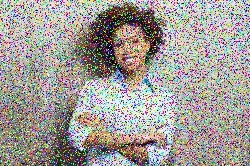
#> input picture OpenCV Projects/Mean, Median, and Gaussian Filters/Mod4CT1.jpg, 250 x 166 px
$ python 'Mean, Median, and Gaussian Filters.py'
#> lines starting #> are read from the running program, lines starting #| are printed output that depends on the picture
import cv2 as cv
import matplotlib.pyplot as plot


# This class load the image that is going to be process
class imgProcess:
    pic = "Mod4CT1.jpg"
    loading = cv.imread(pic)
    img_ready = cv.cvtColor(loading, cv.COLOR_RGB2BGR)
    cv.imshow("Original_img", loading)
    cv.waitKey(0)
    message1 = "Option #1: Mean, Median and Gaussian Filters\n"
    print(message1)


# The stage 1 filters class contains the Mean, Median and Gaussian Filters set as 3x3 kernel.
class stage_1_Filters:
    mean = cv.medianBlur(imgProcess.img_ready, 3)
    median = cv.medianBlur(imgProcess.img_ready, 3)
    gaussian1 = cv.GaussianBlur(imgProcess.img_ready, (3, 3), 1)
    gaussian2 = cv.GaussianBlur(imgProcess.img_ready, (3, 3), 2)


# The stage 1 filters class contains the Mean, Median and Gaussian Filters set as 5x5 kernel.
class stage_2_Filters:
    mean = cv.medianBlur(imgProcess.img_ready, 5)
    median = cv.medianBlur(imgProcess.img_ready, 5)
    gaussian1 = cv.GaussianBlur(imgProcess.img_ready, (5, 5), 1)
    gaussian2 = cv.GaussianBlur(imgProcess.img_ready, (5, 5), 2)


# The stage 1 filters class contains the Mean, Median and Gaussian Filters set as 7x7 kernel.
class stage_3_Filters:
    mean = cv.medianBlur(imgProcess.img_ready, 7)
    median = cv.medianBlur(imgProcess.img_ready, 7)
    gaussian1 = cv.GaussianBlur(imgProcess.img_ready, (7, 7), 1)
    gaussian2 = cv.GaussianBlur(imgProcess.img_ready, (7, 7), 2)


# This function deploys the plot of the different types of filtering stages for easy analysis.
def imgPlottingProcess():
    fig, axes = plot.subplots(3, 4)
    fig.suptitle("Mean, Median and Gaussian Filters")

    axes[0, 0].set_title("Mean Filter")
    axes[0, 1].set_title("Median Filter")
    axes[0, 2].set_title("Gaussian w/Sigma = 1")
    axes[0, 3].set_title("Gaussian w/Sigma = 2")
    axes[0, 0].set_ylabel("3 X 3 Kernel")
    axes[0, 0].imshow(stage_1_Filters.mean)

    axes[0, 1].imshow(stage_1_Filters.median)
    axes[0, 2].imshow(stage_1_Filters.gaussian1)
    axes[0, 3].imshow(stage_1_Filters.gaussian2)

    axes[1, 0].set_ylabel("5 X 5 Kernel")
    axes[1, 0].imshow(stage_2_Filters.mean)

    axes[1, 1].imshow(stage_2_Filters.median)
    axes[1, 2].imshow(stage_2_Filters.gaussian1)
    axes[1, 3].imshow(stage_2_Filters.gaussian2)

    axes[2, 0].set_ylabel("7 X 7 Kernel")
    axes[2, 0].imshow(stage_3_Filters.mean)

    axes[2, 1].imshow(stage_3_Filters.median)
    axes[2, 2].imshow(stage_3_Filters.gaussian1)
    axes[2, 3].imshow(stage_3_Filters.gaussian2)

    plot.show()
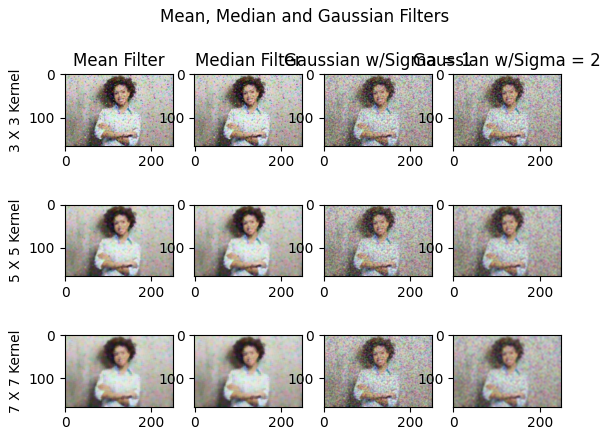
#> figure drawn by matplotlib, 12 panels


# This function is defined as main in order to execute the sequence of the code,
def main():
    imgPlottingProcess()


if __name__ == "__main__":
    main()
